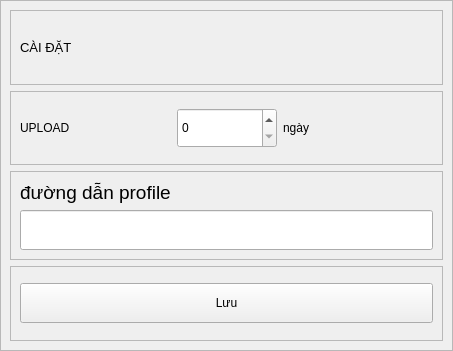
<?xml version="1.0" encoding="UTF-8"?>
<ui version="4.0">
 <class>Form_setting</class>
 <widget class="QWidget" name="Form_setting">
  <property name="geometry">
   <rect>
    <x>0</x>
    <y>0</y>
    <width>453</width>
    <height>351</height>
   </rect>
  </property>
  <property name="windowTitle">
   <string>Form</string>
  </property>
  <layout class="QHBoxLayout" name="horizontalLayout">
   <property name="spacing">
    <number>0</number>
   </property>
   <property name="leftMargin">
    <number>0</number>
   </property>
   <property name="topMargin">
    <number>0</number>
   </property>
   <property name="rightMargin">
    <number>0</number>
   </property>
   <property name="bottomMargin">
    <number>0</number>
   </property>
   <item>
    <widget class="QFrame" name="frame">
     <property name="frameShape">
      <enum>QFrame::StyledPanel</enum>
     </property>
     <property name="frameShadow">
      <enum>QFrame::Raised</enum>
     </property>
     <layout class="QVBoxLayout" name="verticalLayout">
      <item>
       <widget class="QFrame" name="frame_2">
        <property name="frameShape">
         <enum>QFrame::StyledPanel</enum>
        </property>
        <property name="frameShadow">
         <enum>QFrame::Raised</enum>
        </property>
        <layout class="QHBoxLayout" name="horizontalLayout_3">
         <item>
          <widget class="QLabel" name="label">
           <property name="font">
            <font>
             <pointsize>10</pointsize>
            </font>
           </property>
           <property name="text">
            <string>CÀI ĐẶT</string>
           </property>
          </widget>
         </item>
        </layout>
       </widget>
      </item>
      <item>
       <widget class="QFrame" name="frame_4">
        <property name="frameShape">
         <enum>QFrame::StyledPanel</enum>
        </property>
        <property name="frameShadow">
         <enum>QFrame::Raised</enum>
        </property>
        <layout class="QHBoxLayout" name="horizontalLayout_4">
         <item>
          <widget class="QLabel" name="label_2">
           <property name="text">
            <string>UPLOAD</string>
           </property>
          </widget>
         </item>
         <item>
          <widget class="QSpinBox" name="spinBox">
           <property name="minimumSize">
            <size>
             <width>100</width>
             <height>40</height>
            </size>
           </property>
           <property name="maximumSize">
            <size>
             <width>50</width>
             <height>16777215</height>
            </size>
           </property>
          </widget>
         </item>
         <item>
          <widget class="QLabel" name="label_3">
           <property name="text">
            <string>ngày</string>
           </property>
          </widget>
         </item>
        </layout>
       </widget>
      </item>
      <item>
       <widget class="QFrame" name="frame_5">
        <property name="frameShape">
         <enum>QFrame::StyledPanel</enum>
        </property>
        <property name="frameShadow">
         <enum>QFrame::Raised</enum>
        </property>
        <layout class="QVBoxLayout" name="verticalLayout_2">
         <item>
          <widget class="QLabel" name="label_4">
           <property name="font">
            <font>
             <pointsize>14</pointsize>
            </font>
           </property>
           <property name="text">
            <string>đường dẫn profile</string>
           </property>
          </widget>
         </item>
         <item>
          <widget class="QLineEdit" name="lineEdit">
           <property name="minimumSize">
            <size>
             <width>0</width>
             <height>40</height>
            </size>
           </property>
          </widget>
         </item>
        </layout>
       </widget>
      </item>
      <item>
       <widget class="QFrame" name="frame_3">
        <property name="frameShape">
         <enum>QFrame::StyledPanel</enum>
        </property>
        <property name="frameShadow">
         <enum>QFrame::Raised</enum>
        </property>
        <layout class="QHBoxLayout" name="horizontalLayout_2">
         <item>
          <widget class="QPushButton" name="pushButton">
           <property name="minimumSize">
            <size>
             <width>0</width>
             <height>40</height>
            </size>
           </property>
           <property name="text">
            <string>Lưu</string>
           </property>
          </widget>
         </item>
        </layout>
       </widget>
      </item>
     </layout>
    </widget>
   </item>
  </layout>
 </widget>
 <resources/>
 <connections/>
</ui>
